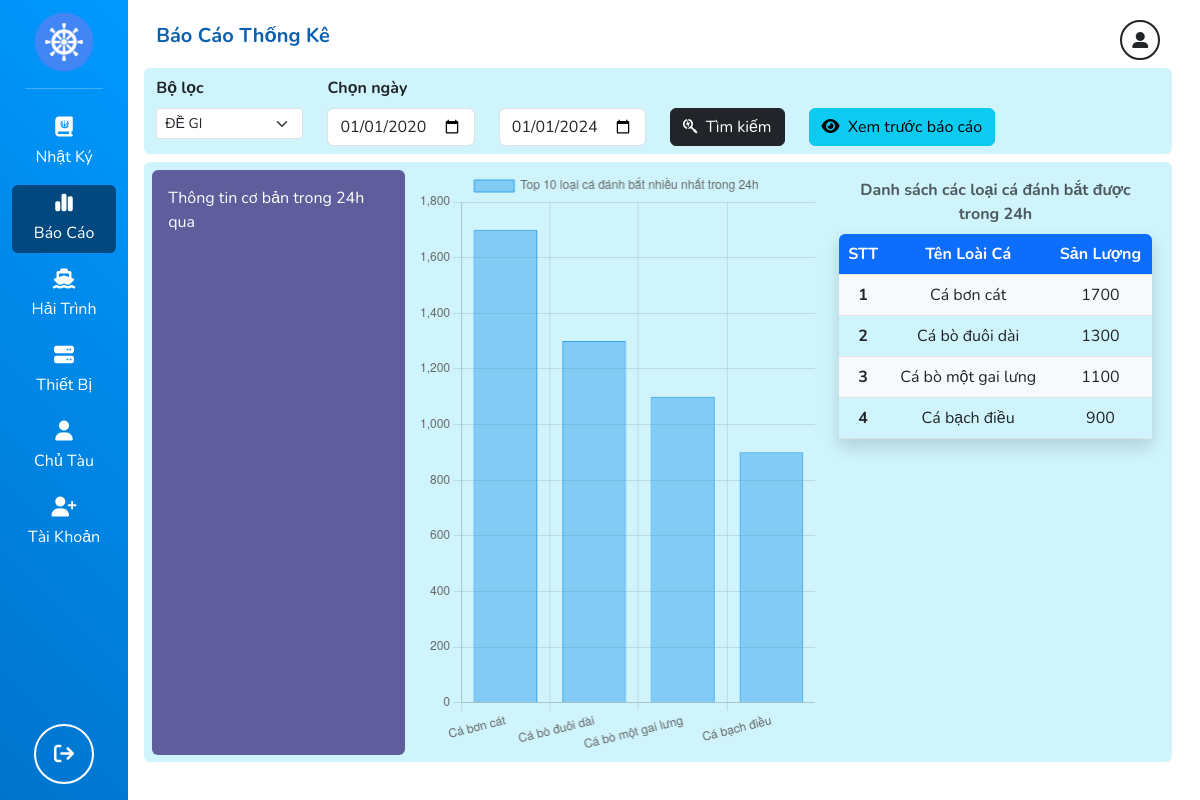
/report/ (signed in), run on the app's committed database.
### core/models.py (models this page shows, shortened)
class BangLoaiCaDanhBat(models.Model):
    ID = models.BigAutoField(
        auto_created=True, primary_key=True, serialize=False, verbose_name='ID'
    )
    IDCa = models.CharField(
        max_length=6,
        null=False,
        default='',
        unique=True,
        help_text='Mã định danh của loại cá'
    )
    Ten = models.CharField(max_length=128, null=False,
        default='', help_text='Tên loại cá')
    class Meta:
        verbose_name_plural = "Bảng loại cá đánh bắt"

### core/views.py (the view)
# urls.py: path('report/', report_view, name='report-view'),
@login_required(login_url='/login/')
def report_view(request):
    fishing_port = BangCangCa.objects.all()
    titles = ["STT", "Tên Loài Cá", "Sản Lượng"]
    time_threshold = timezone.now() - timedelta(hours=24)
    bang_me_luoi_24h = BangMeLuoi.objects.filter(ThoiDiemThuNguCu__lte=time_threshold)
    items = (
        BangLoaiCaDuocDanhBatTrongMeLuoi.objects
        .filter(IDMeLuoi__in=bang_me_luoi_24h)
        .values('IDLoaiCa__Ten')
        .annotate(tong_san_luong=Sum('SanLuong'))
        .order_by('-tong_san_luong').all()
    )
    return render(request, 'core/report.html', {
        'fishing_port': fishing_port,
        'titles': titles,
        'items': items,
    }, status=200)

### templates/core/report.html (shortened to what this page needs)
{% extends 'base.html' %}
{% load static %}
{% block content %}
{% include 'header.html' with title="Báo cáo thống kê" %}
<form action="" method="GET">
    <div class="row bg-info-subtle mt-2 pt-2 fs-6 fw-bolder rounded-top">
        <div class="col-2 col-sm-2 col-md-2 col-lg-2 col-xl-2 col-xxl-2">
            <label for="" class="form-label">Bộ lọc</label>
        </div>
        <div class="col-2 col-sm-2 col-md-2 col-lg-2 col-xl-2 col-xxl-2">
            <label class="form-label">Chọn ngày</label>
        </div>
    </div>
    <div class="row bg-info-subtle pb-2 fs-6 rounded-bottom">
        <div class="col-2 col-sm-2 col-md-2 col-lg-2 col-xl-2 col-xxl-2">
            <select type="text" class="form-select form-select-sm" id="">
                {% for i in fishing_port %}
                    <option value="{{i.ID}}">{{i.Ten}}</option>
                {% endfor %}
            </select>
        </div>
        <div class="col-2 col-sm-2 col-md-2 col-lg-2 col-xl-2 col-xxl-2">
            <input type="date" value="2020-01-01" class="form-control col" placeholder="">
        </div>
        <div class="col-2 col-sm-2 col-md-2 col-lg-2 col-xl-2 col-xxl-2">
            <input type="date" value="2024-01-01" class="form-control col" placeholder="">
        </div>
        <div class="col-1 col-sm-2 col-md-1 col-lg-1 col-xl-1 col-xxl-1" style="width: max-content;">
            <button class="btn btn-dark rounded">
                <i class="fa-brands fa-searchengin"></i>
                <span class='ms-1 fs-6'>Tìm kiếm</span>
            </button>
        </div>
        <div class="col-1 col-sm-2 col-md-1 col-lg-1 col-xl-1 col-xxl-1" style="width: max-content;">
            <button class="btn btn-info rounded">
                <i class="fa-solid fa-eye"></i>
                <span class='ms-1 fs-6'>Xem trước báo cáo</span>
            </button>
        </div>
    </div>
</form>
<div class="row bg-info-subtle rounded p-2 mt-2 fs-6" style="height: 75vh;overflow-y: auto;">
    <div class="col-3 text-white rounded p-3" style="background-color: #5F5D9C;">Thông tin cơ bản trong 24h qua</div>
    <div class="col-5">
        <canvas id="reportChart" style="width: 100%;height: 100%;"></canvas>
    </div>
    <div class="col-4">
        <table class="table table-hover shadow" style="overflow-y: auto;">
            <caption class="text-center caption-top fw-bolder">Danh sách các loại cá đánh bắt được trong 24h</caption>
            <thead>
                <tr>
                    {% for title in titles %}
                        <th class="bg-primary text-white text-center fw-semi" {% if forloop.first %}style="border-top-left-radius: 6px;"{% endif %} {% if forloop.last %}style="border-top-right-radius: 6px;"{% endif %} scope="col">
                            {{title}}
                        </th>
                    {% endfor %}
                </tr>
            </thead>
            <tbody>
                {% for item in items %}
                    {% if forloop.counter|divisibleby:2 %}
                        <tr class="fs-6 bg-info-subtle">
                            <th class="bg-info-subtle text-dark text-center fw-semi" scope="row">
                                {{forloop.counter}}
                            </th>
                            <td class="bg-info-subtle text-dark text-center">
                                {{item.IDLoaiCa__Ten}}
                            </td>
                            <td class="bg-info-subtle text-dark text-center">
                                {{item.tong_san_luong}}
                            </td>
                        </tr>
                    {% else %}
                        <tr class="fs-6 bg-light">
                            <th class="bg-light text-dark text-center fw-semi" scope="row">
                                {{forloop.counter}}
                            </th>
                            <td class="bg-light text-dark text-center">
                                {{item.IDLoaiCa__Ten}}
                            </td>
                            <td class="bg-light text-dark text-center">
                                {{item.tong_san_luong}}
                            </td>
                        </tr>
                    {% endif %}
                {% endfor %}
            </tbody>
        </table>
    </div>
</div>
<script>
    fetch('/report/top-10-fishing-qty-on-24h/')
    .then(response => {
        if (!response.ok) {
            throw new Error('Network response was not ok');
        }
        return response.json();
    })
    .then(data => {
        // console.log(data);
        const bundles = data.bundles;
        // console.log(bundles);
        const labels = [];
        const qty = [];
        bundles.forEach(item => {
            // console.log(item.fish_name);
            labels.push(item.fish_name);
            // console.log(item.qty);
            qty.push(parseFloat(item.qty));
        });
        const ctx = document.getElementById('reportChart');
        let reportChart = new Chart(ctx, {
            type: 'bar',
            data: {
            labels: labels,
            datasets: [{
                label: 'Top 10 loại cá đánh bắt nhiều nhất trong 24h',
                data: qty,
                borderWidth: 1
            }]
            },
            options: {
            scales: {
                y: {
                beginAtZero: true
                }
            }
            }
        });
    })
    .catch(error => {
        console.error('There was a problem with your fetch operation: ', error);
    });
  </script>
{% endblock content %}

### static/assets/css/base.css (style rules this page uses)
* { margin: 0; padding: 0; box-sizing: border-box; font-family: 'Nunito', sans-serif; }

### static/assets/css/modal.css (style rules this page uses)
* { box-sizing: border-box; }

### data on the page
BangLoaiCaDanhBat: IDLoaiCa__Ten "Cá bơn cát", tong_san_luong "1700"
BangLoaiCaDanhBat: IDLoaiCa__Ten "Cá bò đuôi dài", tong_san_luong "1300"
BangLoaiCaDanhBat: IDLoaiCa__Ten "Cá bò một gai lưng", tong_san_luong "1100"
BangLoaiCaDanhBat: IDLoaiCa__Ten "Cá bạch điều", tong_san_luong "900"

### other printed values
{{ title }} "Báo Cáo Thống Kê"
{{ title }} "STT" "Tên Loài Cá" "Sản Lượng"
form field value "ĐỀ GI"
